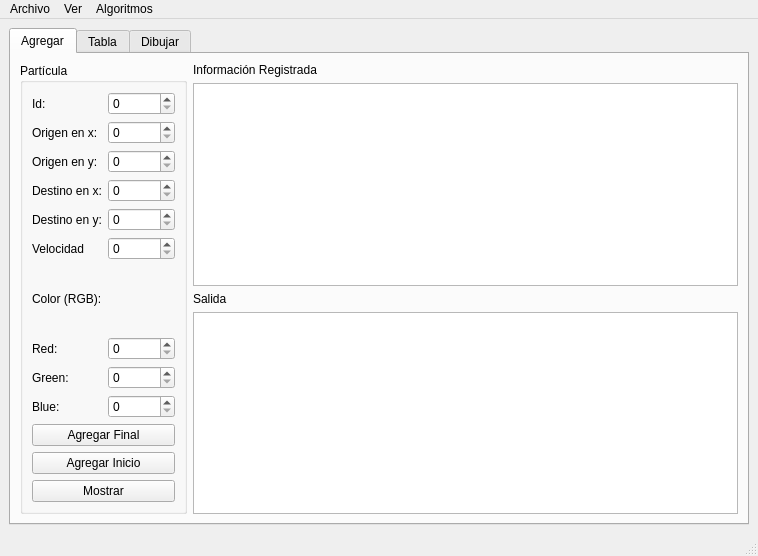
<?xml version="1.0" encoding="UTF-8"?>
<ui version="4.0">
 <class>MainWindow</class>
 <widget class="QMainWindow" name="MainWindow">
  <property name="geometry">
   <rect>
    <x>0</x>
    <y>0</y>
    <width>758</width>
    <height>556</height>
   </rect>
  </property>
  <property name="windowTitle">
   <string>MainWindow</string>
  </property>
  <widget class="QWidget" name="centralwidget">
   <layout class="QGridLayout" name="gridLayout_3">
    <item row="1" column="0">
     <widget class="QTabWidget" name="tabWidget">
      <property name="currentIndex">
       <number>0</number>
      </property>
      <widget class="QWidget" name="tab">
       <attribute name="title">
        <string>Agregar</string>
       </attribute>
       <layout class="QGridLayout" name="gridLayout_2">
        <item row="0" column="0" rowspan="4">
         <widget class="QGroupBox" name="groupBox">
          <property name="title">
           <string>Partícula</string>
          </property>
          <layout class="QGridLayout" name="gridLayout">
           <item row="11" column="1" colspan="2">
            <widget class="QSpinBox" name="blue_color_spinBox">
             <property name="maximum">
              <number>255</number>
             </property>
            </widget>
           </item>
           <item row="9" column="0">
            <widget class="QLabel" name="rojo">
             <property name="text">
              <string>Red:</string>
             </property>
            </widget>
           </item>
           <item row="14" column="0" colspan="3">
            <widget class="QPushButton" name="mostrar_pushButton">
             <property name="text">
              <string>Mostrar</string>
             </property>
            </widget>
           </item>
           <item row="9" column="1" colspan="2">
            <widget class="QSpinBox" name="red_color_spinBox">
             <property name="maximum">
              <number>255</number>
             </property>
            </widget>
           </item>
           <item row="2" column="1" colspan="2">
            <widget class="QSpinBox" name="origen_x_spinBox">
             <property name="maximum">
              <number>500</number>
             </property>
            </widget>
           </item>
           <item row="7" column="1" colspan="2">
            <widget class="QSpinBox" name="velocidad_spinBox">
             <property name="maximum">
              <number>999999999</number>
             </property>
            </widget>
           </item>
           <item row="3" column="1" colspan="2">
            <widget class="QSpinBox" name="origen_y_spinBox">
             <property name="maximum">
              <number>500</number>
             </property>
            </widget>
           </item>
           <item row="1" column="0">
            <widget class="QLabel" name="id">
             <property name="text">
              <string>Id:</string>
             </property>
            </widget>
           </item>
           <item row="13" column="0" colspan="3">
            <widget class="QPushButton" name="agregar_inicio_pushButton">
             <property name="text">
              <string>Agregar Inicio</string>
             </property>
            </widget>
           </item>
           <item row="10" column="0">
            <widget class="QLabel" name="verde">
             <property name="text">
              <string>Green:</string>
             </property>
            </widget>
           </item>
           <item row="11" column="0">
            <widget class="QLabel" name="azul">
             <property name="text">
              <string>Blue:</string>
             </property>
            </widget>
           </item>
           <item row="6" column="0">
            <widget class="QLabel" name="destinoY">
             <property name="text">
              <string>Destino en y:</string>
             </property>
            </widget>
           </item>
           <item row="2" column="0">
            <widget class="QLabel" name="origenX">
             <property name="text">
              <string>Origen en x:</string>
             </property>
            </widget>
           </item>
           <item row="1" column="1" colspan="2">
            <widget class="QSpinBox" name="id_spinBox">
             <property name="maximum">
              <number>999999999</number>
             </property>
            </widget>
           </item>
           <item row="6" column="1" colspan="2">
            <widget class="QSpinBox" name="destino_y_spinBox">
             <property name="maximum">
              <number>500</number>
             </property>
            </widget>
           </item>
           <item row="12" column="0" colspan="3">
            <widget class="QPushButton" name="agregar_final_pushButton">
             <property name="text">
              <string>Agregar Final</string>
             </property>
            </widget>
           </item>
           <item row="8" column="0">
            <widget class="QLabel" name="label_9">
             <property name="text">
              <string>Color (RGB):</string>
             </property>
            </widget>
           </item>
           <item row="7" column="0">
            <widget class="QLabel" name="velocidad">
             <property name="text">
              <string>Velocidad</string>
             </property>
            </widget>
           </item>
           <item row="5" column="0">
            <widget class="QLabel" name="destinoX">
             <property name="text">
              <string>Destino en x:</string>
             </property>
            </widget>
           </item>
           <item row="3" column="0">
            <widget class="QLabel" name="origenY">
             <property name="text">
              <string>Origen en y:</string>
             </property>
            </widget>
           </item>
           <item row="10" column="1" colspan="2">
            <widget class="QSpinBox" name="green_color_spinBox">
             <property name="maximum">
              <number>255</number>
             </property>
            </widget>
           </item>
           <item row="5" column="1" colspan="2">
            <widget class="QSpinBox" name="destino_x_spinBox">
             <property name="maximum">
              <number>500</number>
             </property>
            </widget>
           </item>
          </layout>
         </widget>
        </item>
        <item row="0" column="1">
         <widget class="QLabel" name="label">
          <property name="text">
           <string>Información Registrada</string>
          </property>
         </widget>
        </item>
        <item row="1" column="1">
         <widget class="QPlainTextEdit" name="salida_plainTextEdit"/>
        </item>
        <item row="2" column="1">
         <widget class="QLabel" name="label_2">
          <property name="text">
           <string>Salida</string>
          </property>
         </widget>
        </item>
        <item row="3" column="1">
         <widget class="QPlainTextEdit" name="algoritmos_plainTextEdit"/>
        </item>
       </layout>
      </widget>
      <widget class="QWidget" name="tab_2">
       <attribute name="title">
        <string>Tabla</string>
       </attribute>
       <layout class="QGridLayout" name="gridLayout_4">
        <item row="1" column="2">
         <widget class="QPushButton" name="mostrar_tabla_pushButton">
          <property name="text">
           <string>Mostrar</string>
          </property>
         </widget>
        </item>
        <item row="1" column="1">
         <widget class="QPushButton" name="buscar_tabla_pushButton">
          <property name="text">
           <string>Buscar</string>
          </property>
         </widget>
        </item>
        <item row="3" column="1">
         <widget class="QPushButton" name="ordenar_distan_pushButton">
          <property name="text">
           <string>Ordenar por Distancia</string>
          </property>
         </widget>
        </item>
        <item row="0" column="0" colspan="3">
         <widget class="QTableWidget" name="tabla_tableWidget"/>
        </item>
        <item row="1" column="0">
         <widget class="QLineEdit" name="buscar_lineEdit">
          <property name="placeholderText">
           <string>Ingrese el Id</string>
          </property>
         </widget>
        </item>
        <item row="2" column="1">
         <widget class="QPushButton" name="ordenar_id_pushButton">
          <property name="text">
           <string>Ordenar por Id</string>
          </property>
         </widget>
        </item>
        <item row="2" column="2">
         <widget class="QPushButton" name="ordenar_veloci_pushButton">
          <property name="text">
           <string>Ordenar por velocidad</string>
          </property>
         </widget>
        </item>
       </layout>
      </widget>
      <widget class="QWidget" name="tab_3">
       <attribute name="title">
        <string>Dibujar</string>
       </attribute>
       <layout class="QGridLayout" name="gridLayout_5">
        <item row="0" column="0" colspan="2">
         <widget class="QGraphicsView" name="graphicsView"/>
        </item>
        <item row="1" column="0">
         <widget class="QPushButton" name="dibujar_pushButton">
          <property name="text">
           <string>Dibujar</string>
          </property>
         </widget>
        </item>
        <item row="1" column="1">
         <widget class="QPushButton" name="limpiar_pushButton">
          <property name="text">
           <string>Limpiar</string>
          </property>
         </widget>
        </item>
       </layout>
      </widget>
     </widget>
    </item>
   </layout>
  </widget>
  <widget class="QStatusBar" name="statusbar"/>
  <widget class="QMenuBar" name="menuBar">
   <property name="geometry">
    <rect>
     <x>0</x>
     <y>0</y>
     <width>758</width>
     <height>21</height>
    </rect>
   </property>
   <widget class="QMenu" name="menuArchivo">
    <property name="title">
     <string>Archivo</string>
    </property>
    <addaction name="actionAbrir"/>
    <addaction name="actionGuardar"/>
   </widget>
   <widget class="QMenu" name="menuVer">
    <property name="title">
     <string>Ver</string>
    </property>
    <addaction name="actionGrafo"/>
   </widget>
   <widget class="QMenu" name="menuAlgoritmos">
    <property name="title">
     <string>Algoritmos</string>
    </property>
    <addaction name="actionRecorrido_Profundidad_Amplitud"/>
    <addaction name="actionPrim"/>
    <addaction name="actionKruskal"/>
    <addaction name="actionDijkstra"/>
   </widget>
   <addaction name="menuArchivo"/>
   <addaction name="menuVer"/>
   <addaction name="menuAlgoritmos"/>
  </widget>
  <action name="actionAbrir">
   <property name="text">
    <string>Abrir</string>
   </property>
   <property name="shortcut">
    <string>Ctrl+O</string>
   </property>
  </action>
  <action name="actionGuardar">
   <property name="text">
    <string>Guardar</string>
   </property>
   <property name="shortcut">
    <string>Ctrl+S</string>
   </property>
  </action>
  <action name="actionGrafo">
   <property name="text">
    <string>Grafo</string>
   </property>
   <property name="shortcut">
    <string>Ctrl+G</string>
   </property>
  </action>
  <action name="actionRecorrido_Profundidad_Amplitud">
   <property name="text">
    <string>Busqueda (Profundidad/Amplitud)</string>
   </property>
  </action>
  <action name="actionPrim">
   <property name="text">
    <string>Prim</string>
   </property>
  </action>
  <action name="actionKruskal">
   <property name="text">
    <string>Kruskal</string>
   </property>
  </action>
  <action name="actionDijkstra">
   <property name="text">
    <string>Dijkstra</string>
   </property>
  </action>
 </widget>
 <resources/>
 <connections/>
</ui>
